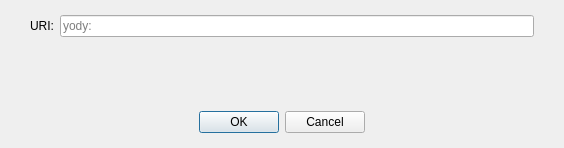
<?xml version="1.0" encoding="UTF-8"?>
<ui version="4.0">
 <class>OpenURIDialog</class>
 <widget class="QDialog" name="OpenURIDialog">
  <property name="geometry">
   <rect>
    <x>0</x>
    <y>0</y>
    <width>564</width>
    <height>148</height>
   </rect>
  </property>
  <property name="windowTitle">
   <string>Open yody URI</string>
  </property>
  <layout class="QVBoxLayout" name="verticalLayout">
   <property name="leftMargin">
    <number>0</number>
   </property>
   <property name="topMargin">
    <number>15</number>
   </property>
   <property name="rightMargin">
    <number>0</number>
   </property>
   <property name="bottomMargin">
    <number>0</number>
   </property>
   <item>
    <layout class="QHBoxLayout" name="horizontalLayout">
     <property name="leftMargin">
      <number>30</number>
     </property>
     <property name="rightMargin">
      <number>30</number>
     </property>
     <item>
      <widget class="QLabel" name="label">
       <property name="text">
        <string>URI:</string>
       </property>
      </widget>
     </item>
     <item>
      <widget class="QValidatedLineEdit" name="uriEdit">
       <property name="placeholderText">
        <string notr="true">yody:</string>
       </property>
      </widget>
     </item>
    </layout>
   </item>
   <item>
    <spacer name="verticalSpacer">
     <property name="orientation">
      <enum>Qt::Vertical</enum>
     </property>
     <property name="sizeHint" stdset="0">
      <size>
       <width>20</width>
       <height>40</height>
      </size>
     </property>
    </spacer>
   </item>
   <item>
    <widget class="QWidget" name="buttonsContainerWhite" native="true">
     <layout class="QHBoxLayout" name="horizontalLayout_2">
      <property name="leftMargin">
       <number>30</number>
      </property>
      <property name="topMargin">
       <number>15</number>
      </property>
      <property name="rightMargin">
       <number>30</number>
      </property>
      <property name="bottomMargin">
       <number>15</number>
      </property>
      <item>
       <widget class="QDialogButtonBox" name="buttonBox">
        <property name="orientation">
         <enum>Qt::Horizontal</enum>
        </property>
        <property name="standardButtons">
         <set>QDialogButtonBox::Cancel|QDialogButtonBox::Ok</set>
        </property>
        <property name="centerButtons">
         <bool>true</bool>
        </property>
       </widget>
      </item>
     </layout>
    </widget>
   </item>
  </layout>
 </widget>
 <customwidgets>
  <customwidget>
   <class>QValidatedLineEdit</class>
   <extends>QLineEdit</extends>
   <header>qt/qvalidatedlineedit.h</header>
  </customwidget>
 </customwidgets>
 <resources/>
 <connections>
  <connection>
   <sender>buttonBox</sender>
   <signal>accepted()</signal>
   <receiver>OpenURIDialog</receiver>
   <slot>accept()</slot>
   <hints>
    <hint type="sourcelabel">
     <x>248</x>
     <y>254</y>
    </hint>
    <hint type="destinationlabel">
     <x>157</x>
     <y>274</y>
    </hint>
   </hints>
  </connection>
  <connection>
   <sender>buttonBox</sender>
   <signal>rejected()</signal>
   <receiver>OpenURIDialog</receiver>
   <slot>reject()</slot>
   <hints>
    <hint type="sourcelabel">
     <x>316</x>
     <y>260</y>
    </hint>
    <hint type="destinationlabel">
     <x>286</x>
     <y>274</y>
    </hint>
   </hints>
  </connection>
 </connections>
</ui>
